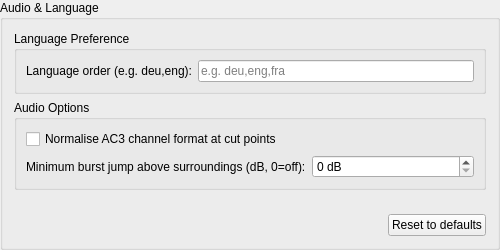
<?xml version="1.0" encoding="UTF-8"?>
<ui version="4.0">
 <class>TTCutSettingsAudio</class>
 <widget class="QGroupBox" name="TTCutSettingsAudio">
  <property name="geometry">
   <rect><x>0</x><y>0</y><width>500</width><height>250</height></rect>
  </property>
  <property name="title"><string>Audio &amp;&amp; Language</string></property>
  <layout class="QVBoxLayout">
   <item>
    <widget class="QGroupBox" name="gbAudioLang">
     <property name="title"><string>Language Preference</string></property>
     <layout class="QFormLayout">
      <item row="0" column="0">
       <widget class="QLabel" name="laLangPref">
        <property name="text"><string>Language order (e.g. deu,eng):</string></property>
        <property name="toolTip"><string>Comma-separated list of preferred audio languages (ISO 639-2 codes, e.g. deu,eng,fra). Controls the order of the audio tracks in the cut dialog.</string></property>
       </widget>
      </item>
      <item row="0" column="1">
       <widget class="QLineEdit" name="leAudioLangPref">
        <property name="placeholderText"><string>e.g. deu,eng,fra</string></property>
        <property name="toolTip"><string>Comma-separated list of preferred audio languages (ISO 639-2 codes, e.g. deu,eng,fra). Controls the order of the audio tracks in the cut dialog.</string></property>
       </widget>
      </item>
     </layout>
    </widget>
   </item>
   <item>
    <widget class="QGroupBox" name="gbAudioOptions">
     <property name="title"><string>Audio Options</string></property>
     <layout class="QVBoxLayout">
      <item>
       <widget class="QCheckBox" name="cbNormalizeAcmod">
        <property name="text"><string>Normalise AC3 channel format at cut points</string></property>
        <property name="toolTip"><string>Normalise the AC3 channel format (acmod) at cut points. Prevents audio artefacts when the broadcaster changes within the stream (e.g. one segment is 5.1 and the next is 2.0).</string></property>
       </widget>
      </item>
      <item>
       <layout class="QFormLayout">
        <item row="0" column="0">
         <widget class="QLabel" name="laBurst">
          <property name="text"><string>Minimum burst jump above surroundings (dB, 0=off):</string></property>
          <property name="toolTip"><string>A burst is reported when its level exceeds the surrounding audio by at least this many dB. Higher = less sensitive; 0 disables burst detection.</string></property>
         </widget>
        </item>
        <item row="0" column="1">
         <widget class="QSpinBox" name="sbBurstMinDelta">
          <property name="minimum"><number>0</number></property>
          <property name="maximum"><number>60</number></property>
          <property name="suffix"><string> dB</string></property>
          <property name="toolTip"><string>A burst is reported when its level exceeds the surrounding audio by at least this many dB. Higher = less sensitive; 0 disables burst detection.</string></property>
         </widget>
        </item>
       </layout>
      </item>
     </layout>
    </widget>
   </item>
   <item>
    <spacer><property name="orientation"><enum>Qt::Vertical</enum></property><property name="sizeHint" stdset="0"><size><width>20</width><height>40</height></size></property></spacer>
   </item>
   <item>
    <layout class="QHBoxLayout">
     <item><spacer><property name="orientation"><enum>Qt::Horizontal</enum></property><property name="sizeHint" stdset="0"><size><width>40</width><height>20</height></size></property></spacer></item>
     <item>
      <widget class="QPushButton" name="btnResetDefaults">
       <property name="text"><string>Reset to defaults</string></property>
       <property name="toolTip"><string>Reset audio burst threshold and AC3 normalisation to their factory defaults. The language preference is left unchanged. Changes are applied only when you click OK.</string></property>
      </widget>
     </item>
    </layout>
   </item>
  </layout>
 </widget>
 <resources/>
 <connections/>
</ui>
